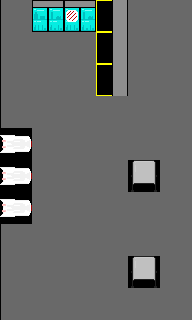

A level layout from a 2D game, rendered from its tile map. Below: a short description, then the map file with its tile-grid data intact:
An orthogonal 6x10 tile map with 32x32 px tiles, 1 tile layer (Tile Layer 1).

<map version="1.2" tiledversion="1.2.1" orientation="orthogonal" renderorder="right-down" width="6" height="10" tilewidth="32" tileheight="32" infinite="0" nextlayerid="2" nextobjectid="1">
 <tileset firstgid="1" source="morgue_tile_set.tsx" />
 <layer id="1" name="Tile Layer 1" width="6" height="10">
  <data encoding="csv">
15,84,85,34,13,13,
15,13,13,34,13,13,
15,13,13,34,13,13,
15,13,13,13,13,13,
80,13,13,13,13,13,
80,13,13,13,76,13,
80,13,13,13,13,13,
15,13,13,13,13,13,
15,13,13,13,76,13,
15,13,13,13,13,13
</data>
 </layer>
</map>
